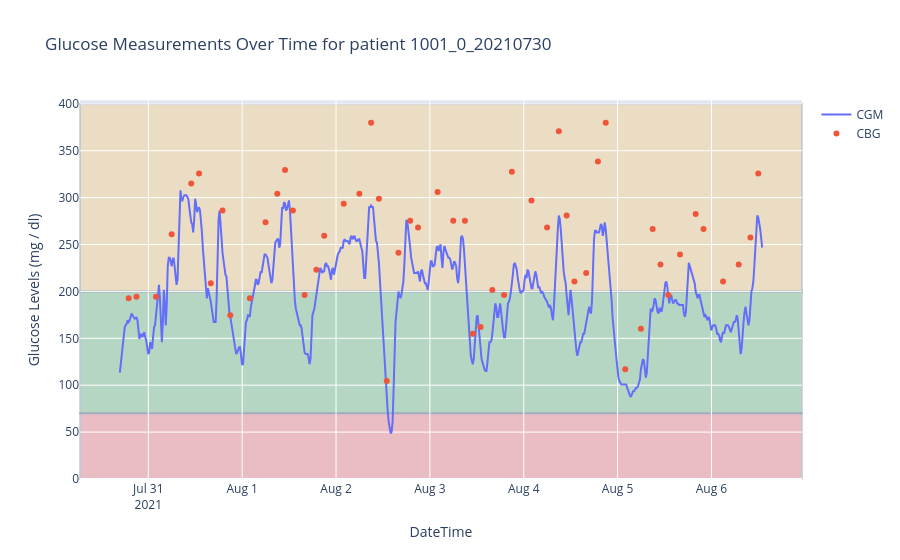

Here is the notebook cell this chart was saved with:
### Markdown cell above
- do we have 1 week for each patient?
- how frequent are the measurements?
- do they have the same frequency for all patients?

### Code cell
fig = go.Figure()
fig.add_trace(go.Scatter(x=t1_ts_df['Date'], y=t1_ts_df['CGM (mg / dl)'], mode='lines', name='CGM'))
fig.add_trace(go.Scatter(x=t1_ts_df['Date'], y=t1_ts_df['CBG (mg / dl)'], mode='markers', name='CBG'))

# Low glucose (hypoglycemia)
fig.add_hrect(y0=0, y1=70, fillcolor="red", opacity=0.2, layer="below", name="Low")

# Normal glucose
fig.add_hrect(y0=70, y1=200, fillcolor="green", opacity=0.2, layer="below", name="Normal")

# High glucose (hyperglycemia)
fig.add_hrect(y0=200, y1=400, fillcolor="orange", opacity=0.2, layer="below", name="High")


fig.update_layout(title=f'Glucose Measurements Over Time for patient {patient}', xaxis_title='DateTime', yaxis_title='Glucose Levels (mg / dl)')
fig.show()

### Figure 1 — Plotly figure (JSON) as saved in the notebook; plotly's stock layout.template omitted (floating-point values rounded to 4 significant figures; data arrays with more than 128 entries replaced by an {"elided": "..."} marker saying what was removed)
{"data": [{"mode": "lines", "name": "CGM", "type": "scatter", "x": {"elided": "658 str values"}, "y": {"elided": "658 float values"}}, {"mode": "markers", "name": "CBG", "type": "scatter", "x": {"elided": "658 str values"}, "y": {"elided": "658 float values"}}], "layout": {"shapes": [{"fillcolor": "red", "layer": "below", "name": "Low", "opacity": 0.2, "type": "rect", "x0": 0, "x1": 1, "xref": "x domain", "y0": 0, "y1": 70, "yref": "y"}, {"fillcolor": "green", "layer": "below", "name": "Normal", "opacity": 0.2, "type": "rect", "x0": 0, "x1": 1, "xref": "x domain", "y0": 70, "y1": 200, "yref": "y"}, {"fillcolor": "orange", "layer": "below", "name": "High", "opacity": 0.2, "type": "rect", "x0": 0, "x1": 1, "xref": "x domain", "y0": 200, "y1": 400, "yref": "y"}], "title": {"text": "Glucose Measurements Over Time for patient 1001_0_20210730"}, "xaxis": {"title": {"text": "DateTime"}}, "yaxis": {"title": {"text": "Glucose Levels (mg / dl)"}}}}
